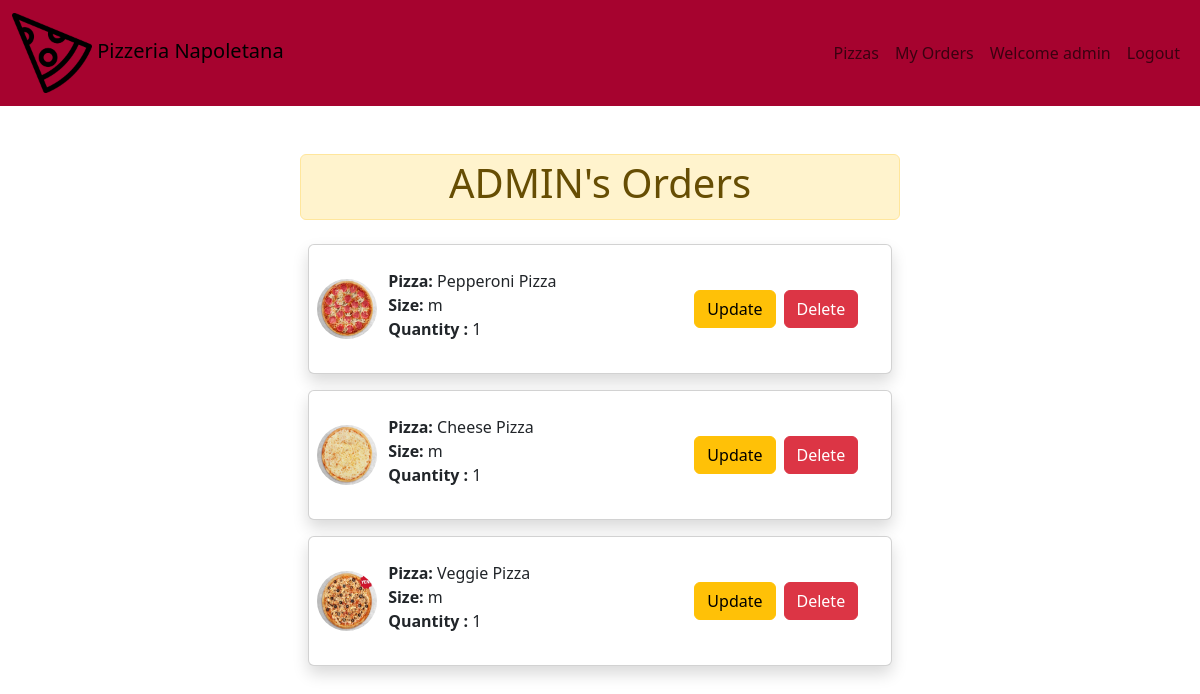
/my_orders/ (signed in), run on an earlier commit of the app's database.
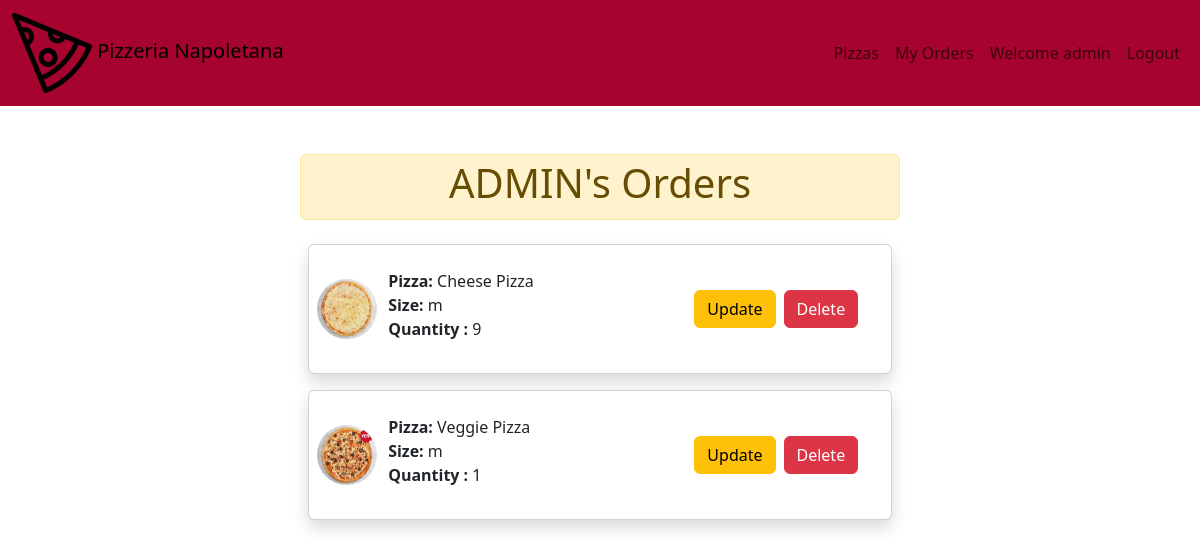
And on a later commit of the database.
### pizzas/models.py (models this page shows, shortened)
class Order(models.Model):
    pizza = models.ForeignKey(Pizza, on_delete=models.CASCADE)
    user = models.ForeignKey(User, on_delete=models.CASCADE)
    size = models.CharField(choices=Size, default='m',max_length=1)
    quantity = models.IntegerField(default=1)

class Pizza(models.Model):
    name = models.CharField(max_length=50)
    topping = models.ManyToManyField(Topping)
    image = models.ImageField(upload_to= 'pizza_pics', null=True, blank=True)
    price = models.DecimalField(max_digits=10, decimal_places=2)
    def __str__(self):
        return self.name

### pizzas/views.py (the view)
# urls.py: path("my_orders/",my_orders, name="my_orders"),
def my_orders(request):
     orders = Order.objects.filter(user = request.user)
     context = {
        'orders' : orders,
     }
     return render(request,'pizzas/my_orders.html',context)

### pizzas/templates/pizzas/my_orders.html
{% extends 'pizzas/base.html' %}
{% block content %}
<div class="d-flex flex-column justify-content-center mx-auto mt-5 col-md-6">
    <div class="alert alert-warning text-center p-1"> <h1>{{user.username | upper}}'s Orders</h1></div>
    {% for order in orders  %}
    <div class="card m-2 shadow p-2" >
        <div class="row g-0 d-flex justify-content-between">
            <div class="col-md-1 d-flex align-items-center">
                <img src="{{order.pizza.image.url}}"  style=" border-radius: 50%; width: 60px; height: 60px"  alt="...">
            </div>
            <div class="col-md-3 d-flex justify-content-start flex-fill">
                <div class="card-body">
                    <p class="card-title ms-2"><strong>Pizza:</strong> {{order.pizza}} <br> <strong>Size:</strong> {{order.size}}<strong> <br> Quantity :</strong> {{order.quantity}} </p>
                </div>
            </div>
            <div class="col-md-4 d-flex align-items-center rounded">
                <a href="{% url 'order_update' order.id %}">
                    <button class=" btn btn-warning me-2 ">Update</button>
                </a>
                <a href="{% url 'order_delete' order.id %}">
                    <button class=" btn btn-danger me-2 ">Delete</button>
                </a>
          </div>
        </div>
      </div>
      {% endfor %}
</div>
{% endblock content %}

What changed in the data, as far as the page shows it:
removed Order: pizza.image (picture), pizza "Pepperoni Pizza", size "m", quantity "1"
changed Order "Cheese Pizza": quantity "1" → "9"
